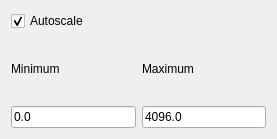
<?xml version="1.0" encoding="UTF-8"?>
<ui version="4.0">
 <class>Form</class>
 <widget class="QWidget" name="Form">
  <property name="geometry">
   <rect>
    <x>0</x>
    <y>0</y>
    <width>277</width>
    <height>139</height>
   </rect>
  </property>
  <property name="windowTitle">
   <string>Form</string>
  </property>
  <layout class="QGridLayout" name="gridLayout">
   <item row="0" column="0">
    <widget class="QCheckBox" name="checkBox">
     <property name="text">
      <string>Autoscale</string>
     </property>
     <property name="checked">
      <bool>true</bool>
     </property>
    </widget>
   </item>
   <item row="1" column="0">
    <widget class="QLabel" name="label">
     <property name="text">
      <string>Minimum</string>
     </property>
    </widget>
   </item>
   <item row="1" column="1">
    <widget class="QLabel" name="label_2">
     <property name="text">
      <string>Maximum</string>
     </property>
    </widget>
   </item>
   <item row="2" column="0">
    <widget class="QLineEdit" name="minLineEdit">
     <property name="text">
      <string>0.0</string>
     </property>
    </widget>
   </item>
   <item row="2" column="1">
    <widget class="QLineEdit" name="maxLineEdit">
     <property name="text">
      <string>4096.0</string>
     </property>
    </widget>
   </item>
  </layout>
 </widget>
 <resources/>
 <connections/>
</ui>
